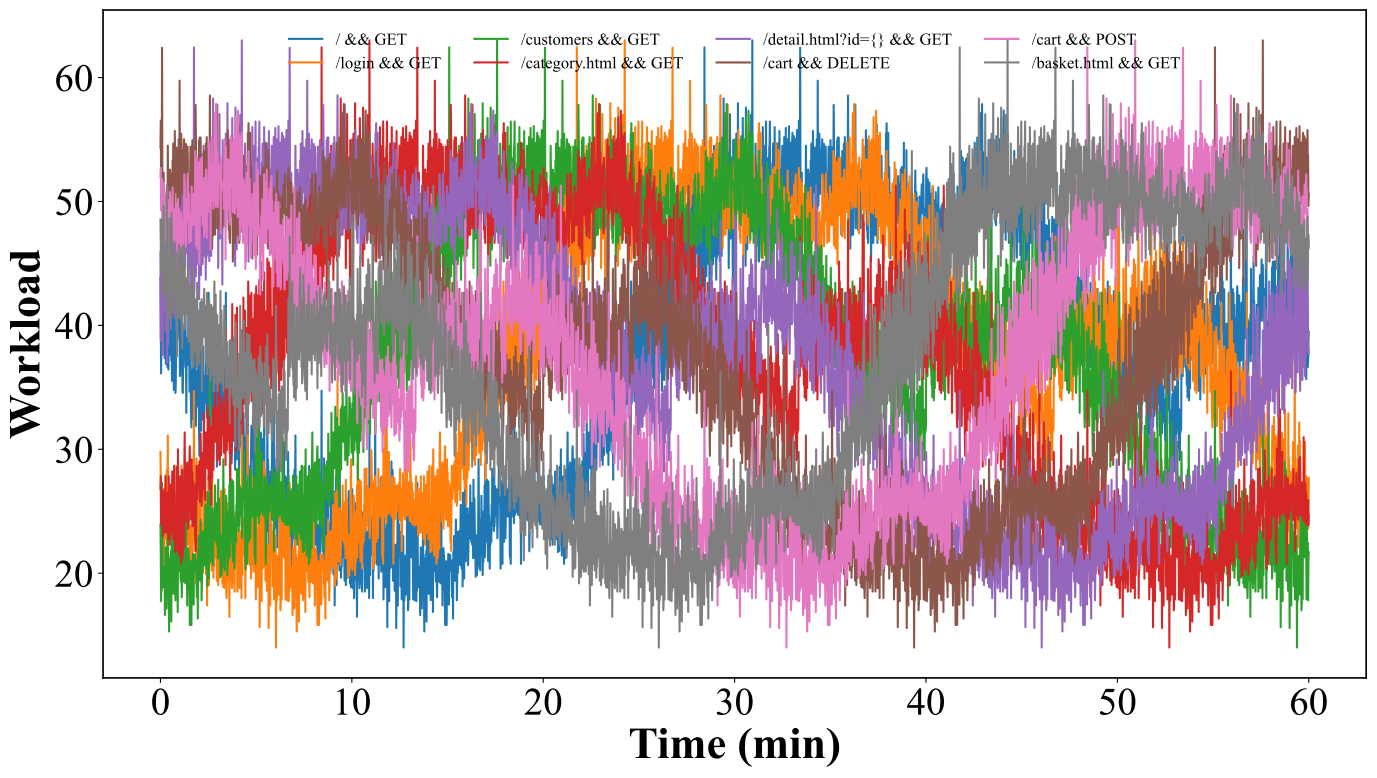

This chart was generated by the following Python code:
import pandas as pd
import matplotlib.pyplot as plt
import os
import numpy as np
from matplotlib import rcParams

# Set academic plotting style
rcParams['font.family'] = 'Times New Roman'
rcParams['font.size'] = 14
rcParams['axes.labelweight'] = 'bold'
rcParams['axes.linewidth'] = 1.2

# Define labels for workload interfaces
interfaces = [
    '/ && GET', '/login && GET', '/customers && GET', 
    '/category.html && GET', '/detail.html?id={} && GET', 
    '/cart && DELETE', '/cart && POST', '/basket.html && GET'
]

fig, ax = plt.subplots(figsize=(14, 8))

# Process workload files wiki 1.csv to wiki 8.csv
for i in range(1, 9):
    file_path = os.path.join("workload/wiki/", f"wiki {i}.csv")
    
    if os.path.exists(file_path):
        # Read and normalize workload data
        df = pd.read_csv(file_path)
        y = df['count'] * 0.7 / 20
        x = np.linspace(0, 60, len(y))

        # Plot workload curve for each interface
        ax.plot(x, y, label=interfaces[i-1])

# Configure axis labels and ticks
ax.set_xlabel('Time (min)', fontsize=32, fontweight='bold')
ax.set_ylabel('Workload', fontsize=32, fontweight='bold')
ax.tick_params(axis='both', labelsize=28)

# Configure top-center legend with horizontal layout
ax.legend(
    loc='upper center',
    bbox_to_anchor=(0.5, 0.988),
    ncol=4,
    frameon=False,
    fontsize=12
)

# Export as high-resolution PDF
plt.tight_layout()
plt.savefig("workload.pdf", format='pdf', dpi=300, bbox_inches='tight', pad_inches=0.1)
plt.show()
